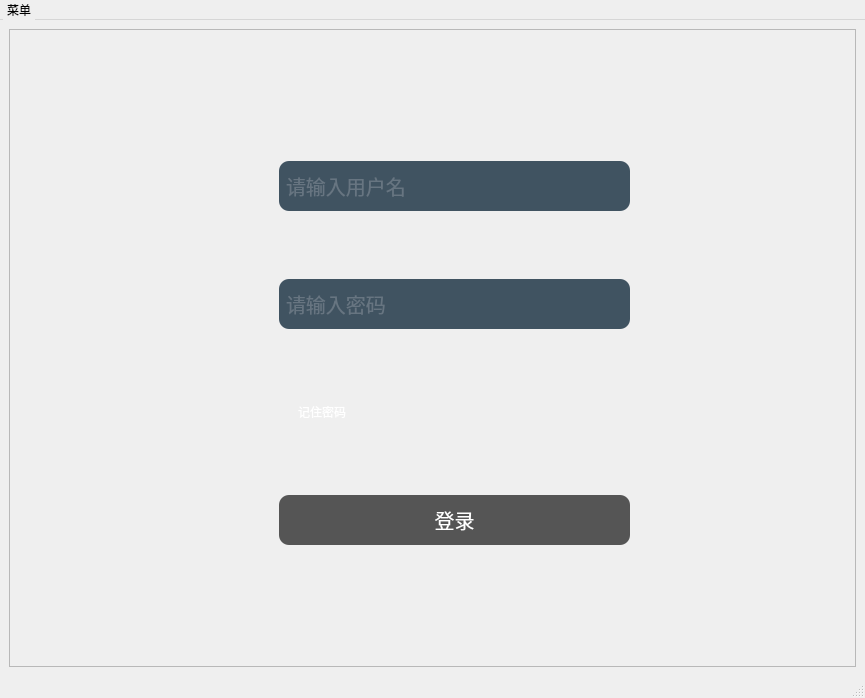
<?xml version="1.0" encoding="UTF-8"?>
<ui version="4.0">
 <class>MainWindow</class>
 <widget class="QMainWindow" name="MainWindow">
  <property name="geometry">
   <rect>
    <x>0</x>
    <y>0</y>
    <width>865</width>
    <height>698</height>
   </rect>
  </property>
  <property name="windowTitle">
   <string>MainWindow</string>
  </property>
  <property name="styleSheet">
   <string notr="true">QMenuBar {
background-color: qlineargradient(x1:0, y1:0, x2:0, y2:1,
stop:0 lightgray, stop:1 darkgray);
spacing: 3px; /* spacing between menu bar items */
}
QMenuBar::item {
padding: 1px 4px;
background: transparent;
border-radius: 4px;
}
QMenuBar::item:selected { /* when selected using mouse or keyboard */
background: #a8a8a8;
}
QMenuBar::item:pressed {
background: #888888;
}
QMenu {
background-color: white;
margin: 0 2px; /* some spacing around the menu */
}
QMenu::item {
padding: 2px 25px 2px 20px;
border: 3px solid transparent; /* reserve space for selection border */
}
QMenu::item:selected {
border-color: darkblue;
background: rgba(100, 100, 100, 150);
}
QMenu::separator {
height: 2px;
background: lightblue;
margin-left: 10px;
margin-right: 5px;
}</string>
  </property>
  <widget class="QWidget" name="centralwidget">
   <layout class="QVBoxLayout" name="verticalLayout_2">
    <item>
     <widget class="QFrame" name="frame">
      <property name="styleSheet">
       <string notr="true">QFrame{

	border-image:url(:/cat.png);

}

QLineEdit { color: #8d98a1; background-color: #405361; padding: 0 5px; font-size: 20px; border-style: none; border-radius: 10px; }


QCheckBox { color: white; background-color: transparent; }

QPushButton { font-size: 20px; color: white; background-color: #555; border-style: outset; border-radius: 10px; } QPushButton:pressed { color: black; background-color: #ced1db; border-style: inset; }</string>
      </property>
      <property name="frameShape">
       <enum>QFrame::StyledPanel</enum>
      </property>
      <property name="frameShadow">
       <enum>QFrame::Raised</enum>
      </property>
      <widget class="QWidget" name="">
       <property name="geometry">
        <rect>
         <x>270</x>
         <y>70</y>
         <width>351</width>
         <height>511</height>
        </rect>
       </property>
       <layout class="QVBoxLayout" name="verticalLayout">
        <item>
         <widget class="QLineEdit" name="lineEdit">
          <property name="minimumSize">
           <size>
            <width>0</width>
            <height>50</height>
           </size>
          </property>
          <property name="maximumSize">
           <size>
            <width>16777215</width>
            <height>50</height>
           </size>
          </property>
          <property name="placeholderText">
           <string>请输入用户名</string>
          </property>
         </widget>
        </item>
        <item>
         <widget class="QLineEdit" name="lineEdit_2">
          <property name="minimumSize">
           <size>
            <width>0</width>
            <height>50</height>
           </size>
          </property>
          <property name="maximumSize">
           <size>
            <width>16777215</width>
            <height>50</height>
           </size>
          </property>
          <property name="echoMode">
           <enum>QLineEdit::Password</enum>
          </property>
          <property name="placeholderText">
           <string>请输入密码</string>
          </property>
          <property name="cursorMoveStyle">
           <enum>Qt::LogicalMoveStyle</enum>
          </property>
         </widget>
        </item>
        <item>
         <widget class="QCheckBox" name="checkBox">
          <property name="minimumSize">
           <size>
            <width>0</width>
            <height>30</height>
           </size>
          </property>
          <property name="maximumSize">
           <size>
            <width>16777215</width>
            <height>30</height>
           </size>
          </property>
          <property name="text">
           <string>记住密码</string>
          </property>
         </widget>
        </item>
        <item>
         <widget class="QPushButton" name="pushButton">
          <property name="minimumSize">
           <size>
            <width>0</width>
            <height>50</height>
           </size>
          </property>
          <property name="maximumSize">
           <size>
            <width>16777215</width>
            <height>50</height>
           </size>
          </property>
          <property name="text">
           <string>登录</string>
          </property>
         </widget>
        </item>
       </layout>
      </widget>
     </widget>
    </item>
   </layout>
  </widget>
  <widget class="QMenuBar" name="menubar">
   <property name="geometry">
    <rect>
     <x>0</x>
     <y>0</y>
     <width>865</width>
     <height>27</height>
    </rect>
   </property>
   <widget class="QMenu" name="menu">
    <property name="title">
     <string>菜单</string>
    </property>
    <addaction name="action111"/>
    <addaction name="action222"/>
    <addaction name="action333"/>
    <addaction name="separator"/>
    <addaction name="action444"/>
    <addaction name="action555"/>
   </widget>
   <addaction name="menu"/>
  </widget>
  <widget class="QStatusBar" name="statusbar"/>
  <action name="action111">
   <property name="text">
    <string>111</string>
   </property>
  </action>
  <action name="action222">
   <property name="text">
    <string>222</string>
   </property>
  </action>
  <action name="action333">
   <property name="text">
    <string>333</string>
   </property>
  </action>
  <action name="action444">
   <property name="text">
    <string>444</string>
   </property>
  </action>
  <action name="action555">
   <property name="text">
    <string>555</string>
   </property>
  </action>
 </widget>
 <resources/>
 <connections/>
</ui>
